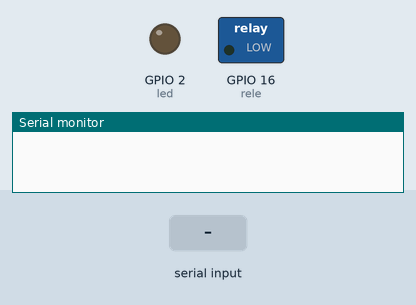
Recording of a sketch running on a simulated ESP32. Shown: switched loads named in the sketch (green lamp = pin HIGH), output pins drawn as LEDs (lit = HIGH), the last lines printed to the serial monitor. Inputs (shaded band) come from the test bench. Nothing arrives over Bluetooth unless stated.

Above: at 1.2 s.
1.3 s: "1" received over the second serial link
At 2.5 s:
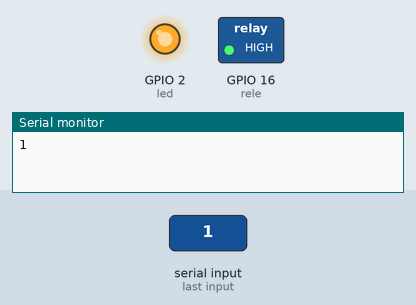
2.8 s: "0" received over the second serial link
At 4.2 s:
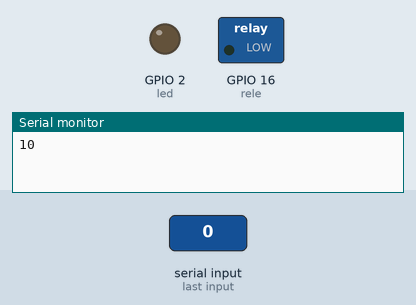
Timing chart, 0 to 5.8 s (numbered marks = the images above; inputs shaded):
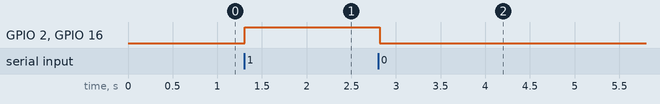

The sketch:

esp_bluetooth.ino
```cpp
#include <BluetoothSerial.h>

#if !defined(CONFIG_BT_ENABLED) || !defined(CONFIG_BLUEDROID_ENABLED)
#error Bluetooth is not enabled! Please run `make menuconfig` to and enable it
#endif

BluetoothSerial SerialBT;
const int rele = 16;
const int led = 2;


void setup() {
  Serial.begin(9600);
  SerialBT.begin("ExRugbier");// Nombre del dispositivo Bluetooth
  pinMode(rele, OUTPUT);
  pinMode(led, OUTPUT);
  digitalWrite(rele, LOW);
  digitalWrite(led, LOW);

}

void loop() {
   while(SerialBT.available()){
    char comando = SerialBT.read();
    Serial.print(comando);

    //Control del relé
    if(comando=='1') {
       digitalWrite(rele, HIGH);
       digitalWrite(led, HIGH);
    }
    else if (comando=='0')
      {  digitalWrite(rele, LOW);
         digitalWrite(led, LOW);
      }
        }
  delay(20);
}
```

Measured:
- after the input at 1.3 s, GPIO 2 (led), GPIO 16 (rele): LOW → HIGH at once
- after the input at 2.8 s, GPIO 2 (led), GPIO 16 (rele): HIGH → LOW at once
